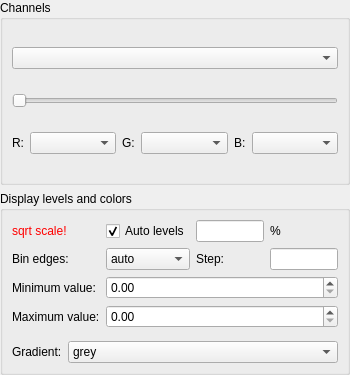
<?xml version="1.0" encoding="UTF-8"?>
<ui version="4.0">
 <class>LevelsWidget</class>
 <widget class="QWidget" name="LevelsWidget">
  <property name="geometry">
   <rect>
    <x>0</x>
    <y>0</y>
    <width>350</width>
    <height>375</height>
   </rect>
  </property>
  <property name="windowTitle">
   <string>Form</string>
  </property>
  <layout class="QGridLayout" name="gridLayout_2">
   <property name="margin">
    <number>0</number>
   </property>
   <item row="0" column="0">
    <widget class="QGroupBox" name="channelGroupBox">
     <property name="title">
      <string>Channels</string>
     </property>
     <layout class="QGridLayout" name="gridLayout_3">
      <item row="0" column="0">
       <widget class="QComboBox" name="channelComboBox">
        <property name="sizePolicy">
         <sizepolicy hsizetype="Preferred" vsizetype="Fixed">
          <horstretch>0</horstretch>
          <verstretch>0</verstretch>
         </sizepolicy>
        </property>
        <property name="toolTip">
         <string>&lt;html&gt;&lt;head/&gt;&lt;body&gt;&lt;p&gt;channel view for multi channel images, e.g. a separate color channel or RGB&lt;/p&gt;&lt;/body&gt;&lt;/html&gt;</string>
        </property>
       </widget>
      </item>
      <item row="3" column="0">
       <layout class="QHBoxLayout" name="horizontalLayout">
        <item>
         <widget class="QLabel" name="rLabel">
          <property name="toolTip">
           <string>&lt;html&gt;&lt;head/&gt;&lt;body&gt;&lt;p&gt;red color channel for the RGB view&lt;/p&gt;&lt;/body&gt;&lt;/html&gt;</string>
          </property>
          <property name="text">
           <string>R:</string>
          </property>
          <property name="buddy">
           <cstring>rComboBox</cstring>
          </property>
         </widget>
        </item>
        <item>
         <widget class="QComboBox" name="rComboBox">
          <property name="sizePolicy">
           <sizepolicy hsizetype="Expanding" vsizetype="Fixed">
            <horstretch>0</horstretch>
            <verstretch>0</verstretch>
           </sizepolicy>
          </property>
          <property name="toolTip">
           <string>&lt;html&gt;&lt;head/&gt;&lt;body&gt;&lt;p&gt;red color channel for the RGB view&lt;/p&gt;&lt;/body&gt;&lt;/html&gt;</string>
          </property>
         </widget>
        </item>
        <item>
         <widget class="QLabel" name="gLabel">
          <property name="toolTip">
           <string>&lt;html&gt;&lt;head/&gt;&lt;body&gt;&lt;p&gt;green color channel for the RGB view&lt;/p&gt;&lt;/body&gt;&lt;/html&gt;</string>
          </property>
          <property name="text">
           <string>G:</string>
          </property>
          <property name="buddy">
           <cstring>gComboBox</cstring>
          </property>
         </widget>
        </item>
        <item>
         <widget class="QComboBox" name="gComboBox">
          <property name="sizePolicy">
           <sizepolicy hsizetype="Expanding" vsizetype="Fixed">
            <horstretch>0</horstretch>
            <verstretch>0</verstretch>
           </sizepolicy>
          </property>
          <property name="toolTip">
           <string>&lt;html&gt;&lt;head/&gt;&lt;body&gt;&lt;p&gt;green color channel for the RGB view&lt;/p&gt;&lt;/body&gt;&lt;/html&gt;</string>
          </property>
         </widget>
        </item>
        <item>
         <widget class="QLabel" name="bLabel">
          <property name="toolTip">
           <string>&lt;html&gt;&lt;head/&gt;&lt;body&gt;&lt;p&gt;blue color channel for the RGB view&lt;/p&gt;&lt;/body&gt;&lt;/html&gt;</string>
          </property>
          <property name="text">
           <string>B:</string>
          </property>
          <property name="buddy">
           <cstring>bComboBox</cstring>
          </property>
         </widget>
        </item>
        <item>
         <widget class="QComboBox" name="bComboBox">
          <property name="sizePolicy">
           <sizepolicy hsizetype="Expanding" vsizetype="Fixed">
            <horstretch>0</horstretch>
            <verstretch>0</verstretch>
           </sizepolicy>
          </property>
          <property name="toolTip">
           <string>&lt;html&gt;&lt;head/&gt;&lt;body&gt;&lt;p&gt;blue color channel for the RGB view&lt;/p&gt;&lt;/body&gt;&lt;/html&gt;</string>
          </property>
         </widget>
        </item>
       </layout>
      </item>
      <item row="1" column="0">
       <widget class="QSlider" name="channelHorizontalSlider">
        <property name="orientation">
         <enum>Qt::Horizontal</enum>
        </property>
       </widget>
      </item>
     </layout>
    </widget>
   </item>
   <item row="1" column="0">
    <widget class="QGroupBox" name="LevelsGroupBox">
     <property name="title">
      <string>Display levels and colors</string>
     </property>
     <layout class="QGridLayout" name="gridLayout_4">
      <item row="0" column="0">
       <layout class="QGridLayout" name="gridLayout">
        <item row="0" column="1">
         <widget class="QCheckBox" name="autoLevelsCheckBox">
          <property name="toolTip">
           <string>find mininum and maximum intensity values after scaling
for color distribution of the image</string>
          </property>
          <property name="text">
           <string>Auto levels</string>
          </property>
          <property name="checked">
           <bool>true</bool>
          </property>
         </widget>
        </item>
        <item row="3" column="1" colspan="3">
         <widget class="QDoubleSpinBox" name="maxDoubleSpinBox">
          <property name="toolTip">
           <string>maximum intensity values after scaling</string>
          </property>
         </widget>
        </item>
        <item row="1" column="1">
         <widget class="QComboBox" name="binsComboBox">
          <property name="toolTip">
           <string>&lt;html&gt;&lt;head/&gt;&lt;body&gt;&lt;p&gt;bin edges algorithm for histogram&lt;/p&gt;&lt;/body&gt;&lt;/html&gt;</string>
          </property>
          <item>
           <property name="text">
            <string>auto</string>
           </property>
          </item>
          <item>
           <property name="text">
            <string>fd</string>
           </property>
          </item>
          <item>
           <property name="text">
            <string>doane</string>
           </property>
          </item>
          <item>
           <property name="text">
            <string>scott</string>
           </property>
          </item>
          <item>
           <property name="text">
            <string>rice</string>
           </property>
          </item>
          <item>
           <property name="text">
            <string>sturges</string>
           </property>
          </item>
          <item>
           <property name="text">
            <string>sqrt</string>
           </property>
          </item>
         </widget>
        </item>
        <item row="1" column="2">
         <widget class="QLabel" name="stepLabel">
          <property name="toolTip">
           <string>&lt;html&gt;&lt;head/&gt;&lt;body&gt;&lt;p&gt;image data step to create histogram, e.g. 20&lt;/p&gt;&lt;/body&gt;&lt;/html&gt;</string>
          </property>
          <property name="text">
           <string>Step:</string>
          </property>
          <property name="buddy">
           <cstring>stepLineEdit</cstring>
          </property>
         </widget>
        </item>
        <item row="1" column="0">
         <widget class="QLabel" name="binsLabel">
          <property name="toolTip">
           <string>&lt;html&gt;&lt;head/&gt;&lt;body&gt;&lt;p&gt;bin edges algorithm for histogram&lt;/p&gt;&lt;/body&gt;&lt;/html&gt;</string>
          </property>
          <property name="text">
           <string>Bin edges:</string>
          </property>
          <property name="buddy">
           <cstring>binsComboBox</cstring>
          </property>
         </widget>
        </item>
        <item row="2" column="0">
         <widget class="QLabel" name="minLabel">
          <property name="toolTip">
           <string>mininum intensity values after scaling</string>
          </property>
          <property name="text">
           <string>Minimum value:</string>
          </property>
          <property name="buddy">
           <cstring>minDoubleSpinBox</cstring>
          </property>
         </widget>
        </item>
        <item row="3" column="0">
         <widget class="QLabel" name="maxLabel">
          <property name="toolTip">
           <string>maximum intensity values after scaling</string>
          </property>
          <property name="text">
           <string>Maximum value:</string>
          </property>
          <property name="buddy">
           <cstring>maxDoubleSpinBox</cstring>
          </property>
         </widget>
        </item>
        <item row="1" column="3">
         <widget class="QLineEdit" name="stepLineEdit">
          <property name="toolTip">
           <string>&lt;html&gt;&lt;head/&gt;&lt;body&gt;&lt;p&gt;image data step to create histogram, e.g. 20&lt;/p&gt;&lt;/body&gt;&lt;/html&gt;</string>
          </property>
         </widget>
        </item>
        <item row="0" column="0">
         <widget class="QLabel" name="scalingLabel">
          <property name="toolTip">
           <string>intensity display scaling</string>
          </property>
          <property name="styleSheet">
           <string notr="true">color: red;</string>
          </property>
          <property name="text">
           <string>sqrt scale!</string>
          </property>
         </widget>
        </item>
        <item row="0" column="2">
         <widget class="QLineEdit" name="autofactorLineEdit">
          <property name="toolTip">
           <string>&lt;html&gt;&lt;head/&gt;&lt;body&gt;&lt;p&gt;factor of the highest pick for automatic levels in %, e.g. 0.5&lt;/p&gt;&lt;/body&gt;&lt;/html&gt;</string>
          </property>
         </widget>
        </item>
        <item row="2" column="1" colspan="3">
         <widget class="QDoubleSpinBox" name="minDoubleSpinBox">
          <property name="toolTip">
           <string>mininum intensity values after scaling</string>
          </property>
         </widget>
        </item>
        <item row="0" column="3">
         <widget class="QLabel" name="autofactorLabel">
          <property name="toolTip">
           <string>&lt;html&gt;&lt;head/&gt;&lt;body&gt;&lt;p&gt;factor of the highest pick for automatic levels in %, e.g. 0.5&lt;/p&gt;&lt;/body&gt;&lt;/html&gt;</string>
          </property>
          <property name="text">
           <string>%</string>
          </property>
          <property name="buddy">
           <cstring>autofactorLineEdit</cstring>
          </property>
         </widget>
        </item>
       </layout>
      </item>
      <item row="1" column="0">
       <widget class="QFrame" name="histogramFrame">
        <property name="sizePolicy">
         <sizepolicy hsizetype="Expanding" vsizetype="Preferred">
          <horstretch>0</horstretch>
          <verstretch>0</verstretch>
         </sizepolicy>
        </property>
        <property name="frameShape">
         <enum>QFrame::NoFrame</enum>
        </property>
        <property name="frameShadow">
         <enum>QFrame::Raised</enum>
        </property>
        <property name="lineWidth">
         <number>0</number>
        </property>
        <layout class="QGridLayout" name="gridLayout_5">
         <property name="margin">
          <number>0</number>
         </property>
         <property name="spacing">
          <number>0</number>
         </property>
         <item row="0" column="0">
          <layout class="QVBoxLayout" name="histogramLayout"/>
         </item>
        </layout>
       </widget>
      </item>
      <item row="2" column="0">
       <layout class="QGridLayout" name="colorGridLayout">
        <item row="0" column="0">
         <widget class="QLabel" name="gradientLabel">
          <property name="sizePolicy">
           <sizepolicy hsizetype="Fixed" vsizetype="Preferred">
            <horstretch>0</horstretch>
            <verstretch>0</verstretch>
           </sizepolicy>
          </property>
          <property name="toolTip">
           <string>gradient for the color distribution of the image</string>
          </property>
          <property name="text">
           <string>Gradient:</string>
          </property>
          <property name="buddy">
           <cstring>gradientComboBox</cstring>
          </property>
         </widget>
        </item>
        <item row="0" column="1">
         <widget class="QComboBox" name="gradientComboBox">
          <property name="sizePolicy">
           <sizepolicy hsizetype="Preferred" vsizetype="Fixed">
            <horstretch>0</horstretch>
            <verstretch>0</verstretch>
           </sizepolicy>
          </property>
          <property name="toolTip">
           <string>gradient for the color distribution of the image</string>
          </property>
          <item>
           <property name="text">
            <string>grey</string>
           </property>
          </item>
          <item>
           <property name="text">
            <string>highcontrast</string>
           </property>
          </item>
          <item>
           <property name="text">
            <string>thermal</string>
           </property>
          </item>
          <item>
           <property name="text">
            <string>flame</string>
           </property>
          </item>
          <item>
           <property name="text">
            <string>bipolar</string>
           </property>
          </item>
          <item>
           <property name="text">
            <string>spectrum</string>
           </property>
          </item>
          <item>
           <property name="text">
            <string>spectrumclip</string>
           </property>
          </item>
          <item>
           <property name="text">
            <string>greyclip</string>
           </property>
          </item>
          <item>
           <property name="text">
            <string>reversegrey</string>
           </property>
          </item>
          <item>
           <property name="text">
            <string>cyclic</string>
           </property>
          </item>
          <item>
           <property name="text">
            <string>yellowy</string>
           </property>
          </item>
          <item>
           <property name="text">
            <string>inverted</string>
           </property>
          </item>
          <item>
           <property name="text">
            <string>highcontrastclip</string>
           </property>
          </item>
         </widget>
        </item>
       </layout>
      </item>
     </layout>
     <zorder></zorder>
     <zorder>histogramFrame</zorder>
     <zorder></zorder>
    </widget>
   </item>
  </layout>
 </widget>
 <tabstops>
  <tabstop>autoLevelsCheckBox</tabstop>
  <tabstop>autofactorLineEdit</tabstop>
  <tabstop>binsComboBox</tabstop>
  <tabstop>stepLineEdit</tabstop>
  <tabstop>minDoubleSpinBox</tabstop>
  <tabstop>maxDoubleSpinBox</tabstop>
  <tabstop>gradientComboBox</tabstop>
 </tabstops>
 <resources/>
 <connections/>
</ui>
